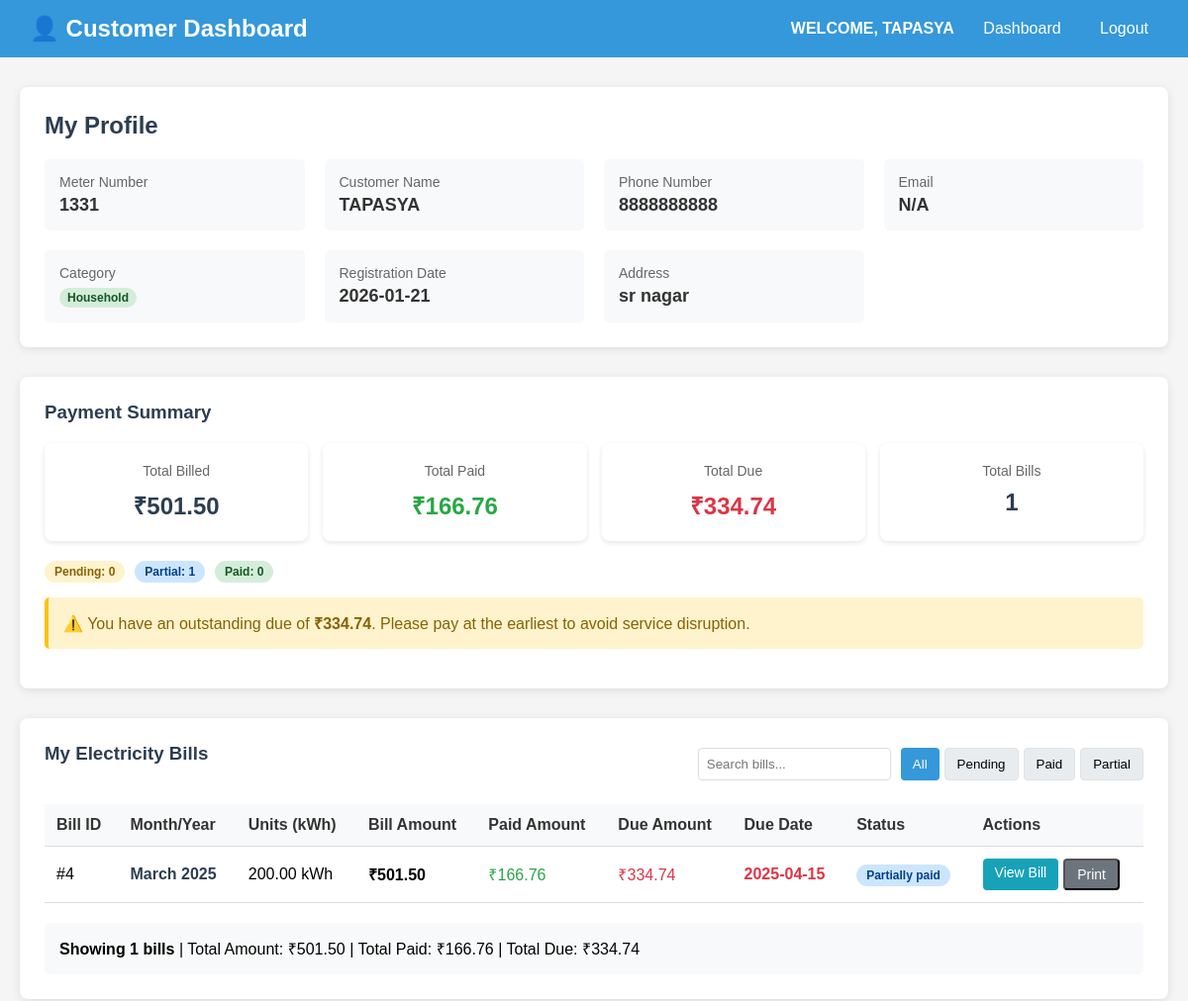
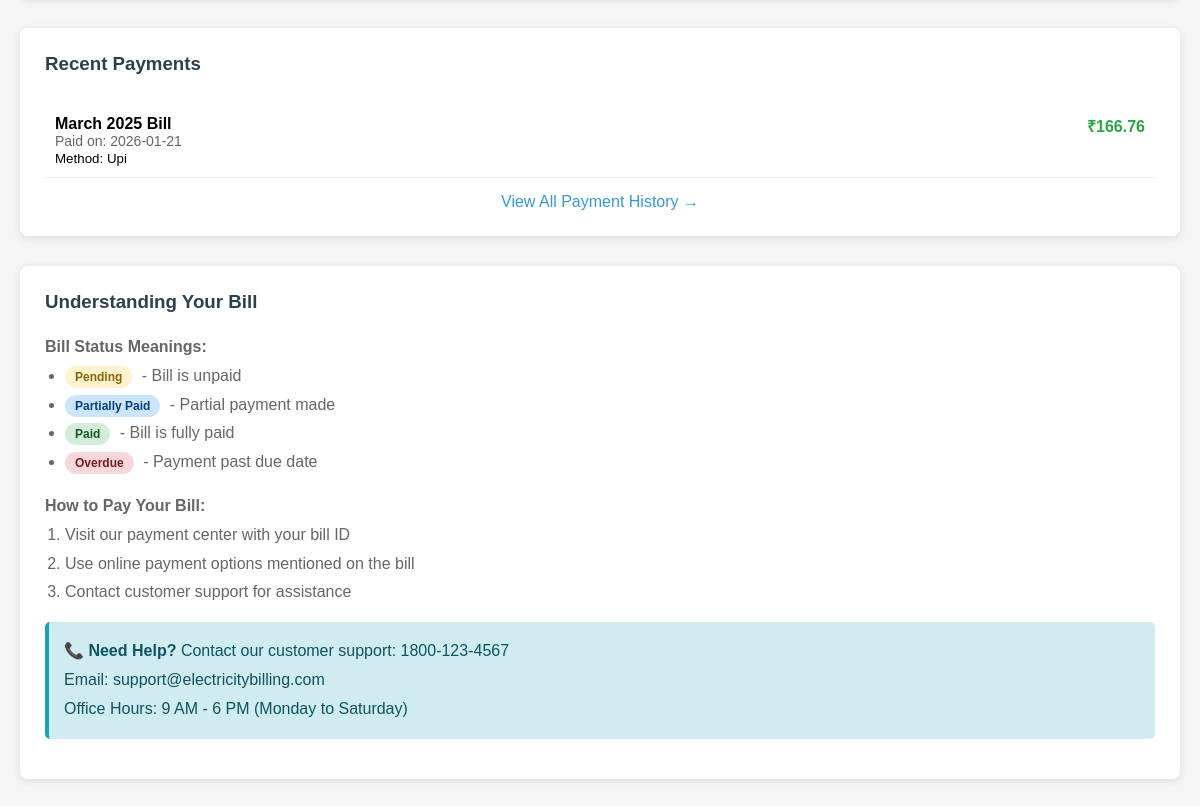
Screenshot of /customer.php (signed in) with the database file from the repository (2 pictures, top to bottom).
### tables this page shows
CREATE TABLE IF NOT EXISTS `customer` (
  `number` int(11) NOT NULL,
  `name` varchar(100) NOT NULL,
  `phone` varchar(15) DEFAULT NULL,
  `address` text,
  `email` varchar(100) DEFAULT NULL,
  `category` varchar(20) DEFAULT 'household',
  `reg_date` date DEFAULT NULL,
  PRIMARY KEY (`number`)
);

CREATE TABLE IF NOT EXISTS `bill` (
  `id` int(11) NOT NULL AUTO_INCREMENT,
  `number` int(11) DEFAULT NULL,
  `month` int(11) DEFAULT NULL,
  `year` int(11) DEFAULT NULL,
  `units` decimal(10,2) DEFAULT NULL,
  `amount` decimal(10,2) DEFAULT NULL,
  `gst` decimal(10,2) DEFAULT NULL,
  `fine` decimal(10,2) DEFAULT NULL,
  `prev_due` decimal(10,2) DEFAULT NULL,
  `total` decimal(10,2) DEFAULT NULL,
  `due_date` date DEFAULT NULL,
  `status` varchar(20) DEFAULT 'pending',
  `service_number` varchar(50) DEFAULT NULL,
  `paid_amount` decimal(10,2) DEFAULT '0.00',
  `remaining_due` decimal(10,2) DEFAULT '0.00',
  `last_payment_date` date DEFAULT NULL,
  PRIMARY KEY (`id`),
  KEY `number` (`number`)
);

CREATE TABLE IF NOT EXISTS `payments` (
  `id` int(11) NOT NULL AUTO_INCREMENT,
  `bill_id` int(11) DEFAULT NULL,
  `customer_number` int(11) DEFAULT NULL,
  `amount_paid` decimal(10,2) DEFAULT NULL,
  `payment_date` date DEFAULT NULL,
  `payment_method` varchar(50) DEFAULT NULL,
  `transaction_id` varchar(100) DEFAULT NULL,
  `status` varchar(20) DEFAULT 'completed',
  PRIMARY KEY (`id`),
  KEY `bill_id` (`bill_id`)
);

### customer.php (the view, shortened to what this page needs)
<?php
include "config.php";
$customer_number = $_SESSION['number'];
$customer_sql = "SELECT * FROM customer WHERE number = '$customer_number'";
$customer_result = mysqli_query($conn, $customer_sql);
$customer = mysqli_fetch_assoc($customer_result);
$bills_sql = "SELECT * FROM bill WHERE number = '$customer_number' ORDER BY year DESC, month DESC";
$bills_result = mysqli_query($conn, $bills_sql);
$summary_sql = "SELECT
    COUNT(*) as total_bills,
    SUM(total) as total_billed,
    SUM(paid_amount) as total_paid,
    SUM(remaining_due) as total_due,
    COUNT(CASE WHEN status = 'pending' THEN 1 END) as pending_count,
    COUNT(CASE WHEN status = 'partially_paid' THEN 1 END) as partial_count,
    COUNT(CASE WHEN status = 'paid' THEN 1 END) as paid_count
    FROM bill
    WHERE number = '$customer_number'";
$summary_result = mysqli_query($conn, $summary_sql);
$summary = mysqli_fetch_assoc($summary_result);
$payments_sql = "SELECT p.*, b.month, b.year
                 FROM payments p
                 JOIN bill b ON p.bill_id = b.id
                 WHERE p.customer_number = '$customer_number'
                 ORDER BY p.payment_date DESC
                 LIMIT 5";
$payments_result = mysqli_query($conn, $payments_sql);
?>
<!DOCTYPE html>
<html>
<head>
</head>
<body>
    <div class="header">
        <div class="logo">👤 Customer Dashboard</div>
        <div class="nav">
            <span style="text-transform: uppercase; font-weight: bold;">Welcome, <?php echo htmlspecialchars(strtoupper($customer['name'])); ?></span>
            <a href="customer.php">Dashboard</a>
            <a href="logout.php">Logout</a>
        </div>
    </div>
    <div class="container">
        <div class="card">
            <h2>My Profile</h2>
            <div class="profile-info">
                <div class="info-item">
                    <div class="info-label">Meter Number</div>
                    <div class="info-value"><?php echo $customer['number']; ?></div>
                </div>
                <div class="info-item">
                    <div class="info-label">Customer Name</div>
                    <div class="info-value" style="text-transform: uppercase; font-weight: bold;"><?php echo htmlspecialchars(strtoupper($customer['name'])); ?></div>
                </div>
                <div class="info-item">
                    <div class="info-label">Phone Number</div>
                    <div class="info-value"><?php echo $customer['phone']; ?></div>
                </div>
                <div class="info-item">
                    <div class="info-label">Email</div>
                    <div class="info-value"><?php echo $customer['email'] ? htmlspecialchars($customer['email']) : 'N/A'; ?></div>
                </div>
                <div class="info-item">
                    <div class="info-label">Category</div>
                    <div class="info-value">
                        <span class="badge <?php echo $customer['category']; ?>">
                            <?php echo ucfirst($customer['category']); ?>
                        </span>
                    </div>
                </div>
                <div class="info-item">
                    <div class="info-label">Registration Date</div>
                    <div class="info-value"><?php echo $customer['reg_date']; ?></div>
                </div>
                <div class="info-item">
                    <div class="info-label">Address</div>
                    <div class="info-value"><?php echo htmlspecialchars($customer['address']); ?></div>
                </div>
            </div>
        </div>
        <div class="card">
            <h3>Payment Summary</h3>
            <div class="summary-cards">
                <div class="summary-card total-billed">
                    <div class="summary-label">Total Billed</div>
                    <div class="summary-value">₹<?php echo number_format($summary['total_billed'] ?? 0, 2); ?></div>
                </div>
                <div class="summary-card total-paid">
                    <div class="summary-label">Total Paid</div>
                    <div class="summary-value">₹<?php echo number_format($summary['total_paid'] ?? 0, 2); ?></div>
                </div>
                <div class="summary-card total-due">
                    <div class="summary-label">Total Due</div>
                    <div class="summary-value">₹<?php echo number_format($summary['total_due'] ?? 0, 2); ?></div>
                </div>
                <div class="summary-card">
                    <div class="summary-label">Total Bills</div>
                    <div class="summary-value"><?php echo $summary['total_bills'] ?? 0; ?></div>
                </div>
            </div>
            <div class="bill-status">
                <span class="status-badge pending">Pending: <?php echo $summary['pending_count'] ?? 0; ?></span>
                <span class="status-badge partially_paid">Partial: <?php echo $summary['partial_count'] ?? 0; ?></span>
                <span class="status-badge paid">Paid: <?php echo $summary['paid_count'] ?? 0; ?></span>
            </div>
            <?php if(($summary['total_due'] ?? 0) > 0): ?>
            <div class="alert alert-warning">
                ⚠️ You have an outstanding due of <strong>₹<?php echo number_format($summary['total_due'], 2); ?></strong>.
                Please pay at the earliest to avoid service disruption.
            </div>
            <?php endif; ?>
        </div>
        <div class="card">
            <div style="display: flex; justify-content: space-between; align-items: center; margin-bottom: 20px;">
                <h3>My Electricity Bills</h3>
                <div style="display: flex; gap: 10px; align-items: center;">
                    <input type="text" id="search" placeholder="Search bills..." onkeyup="searchBills()"
                           style="padding: 8px; border: 1px solid #ddd; border-radius: 4px;">
                    <div style="display: flex; gap: 5px;">
                        <button class="filter-btn active" onclick="filterBills('all')" style="padding: 8px 12px; background: #3498db; color: white; border: none; border-radius: 4px; cursor: pointer;">All</button>
                        <button class="filter-btn" onclick="filterBills('pending')" style="padding: 8px 12px; background: #e9ecef; border: 1px solid #dee2e6; border-radius: 4px; cursor: pointer;">Pending</button>
                        <button class="filter-btn" onclick="filterBills('paid')" style="padding: 8px 12px; background: #e9ecef; border: 1px solid #dee2e6; border-radius: 4px; cursor: pointer;">Paid</button>
                        <button class="filter-btn" onclick="filterBills('partially_paid')" style="padding: 8px 12px; background: #e9ecef; border: 1px solid #dee2e6; border-radius: 4px; cursor: pointer;">Partial</button>
                    </div>
                </div>
            </div>
            <?php if(mysqli_num_rows($bills_result) > 0): ?>
                <table>
                    <thead>
                        <tr>
                            <th>Bill ID</th>
                            <th>Month/Year</th>
                            <th>Units (kWh)</th>
                            <th>Bill Amount</th>
                            <th>Paid Amount</th>
                            <th>Due Amount</th>
                            <th>Due Date</th>
                            <th>Status</th>
                            <th>Actions</th>
                        </tr>
                    </thead>
                    <tbody>
                        <?php while($bill = mysqli_fetch_assoc($bills_result)):
                            $paid = $bill['paid_amount'] ?? 0;
                            $due = $bill['remaining_due'] ?? $bill['total'];
                            $status = strtolower($bill['status']);
                            $month_name = date('F', mktime(0,0,0,$bill['month'],1));
                        ?>
                        <tr>
                            <td>#<?php echo $bill['id']; ?></td>
                            <td class="month-year"><?php echo $month_name . ' ' . $bill['year']; ?></td>
                            <td><?php echo $bill['units']; ?> kWh</td>
                            <td><strong>₹<?php echo number_format($bill['total'], 2); ?></strong></td>
                            <td style="color: #28a745;">₹<?php echo number_format($paid, 2); ?></td>
                            <td style="color: #dc3545;">₹<?php echo number_format($due, 2); ?></td>
                            <td class="due-date"><?php echo $bill['due_date']; ?></td>
                            <td>
                                <span class="status-badge <?php echo $status; ?>">
                                    <?php
                                    $status_text = ucfirst(str_replace('_', ' ', $bill['status']));
                                    echo $status_text;
                                    ?>
                                </span>
                            </td>
                            <td>
                                <div class="action-buttons">
                                    <a href="print_bill.php?id=<?php echo $bill['id']; ?>" class="btn btn-view" target="_blank">View Bill</a>
                                    <button onclick="printBill(<?php echo $bill['id']; ?>)" class="btn btn-print">Print</button>
                                </div>
                            </td>
                        </tr>
                        <?php endwhile; ?>
                    </tbody>
                </table>
                <div style="margin-top: 20px; padding: 15px; background: #f8f9fa; border-radius: 5px;">
                    <strong>Showing <?php echo mysqli_num_rows($bills_result); ?> bills</strong> |
                    Total Amount: ₹<?php echo number_format($summary['total_billed'] ?? 0, 2); ?> |
                    Total Paid: ₹<?php echo number_format($summary['total_paid'] ?? 0, 2); ?> |
                    Total Due: ₹<?php echo number_format($summary['total_due'] ?? 0, 2); ?>
                </div>
            <?php endif; ?>
        </div>
        <div class="card">
            <h3>Recent Payments</h3>
            <?php if(mysqli_num_rows($payments_result) > 0): ?>
                <div class="payment-history">
                    <?php while($payment = mysqli_fetch_assoc($payments_result)):
                        $payment_month = date('F', mktime(0,0,0,$payment['month'],1));
                    ?>
                    <div class="payment-item">
                        <div>
                            <strong><?php echo $payment_month . ' ' . $payment['year']; ?> Bill</strong>
                            <div class="payment-date">Paid on: <?php echo $payment['payment_date']; ?></div>
                            <small>Method: <?php echo ucfirst($payment['payment_method']); ?></small>
                        </div>
                        <div class="payment-amount">
                            ₹<?php echo number_format($payment['amount_paid'], 2); ?>
                        </div>
                    </div>
                    <?php endwhile; ?>
                </div>
                <div style="text-align: center; margin-top: 15px;">
                    <a href="payment_history.php" style="color: #3498db; text-decoration: none;">View All Payment History →</a>
                </div>
            <?php else: ?>
                <p style="color: #666; text-align: center; padding: 20px;">No payment history found.</p>
            <?php endif; ?>
        </div>
        <div class="card">
            <h3>Understanding Your Bill</h3>
            <div style="color: #666; line-height: 1.8;">
                <p><strong>Bill Status Meanings:</strong></p>
                <ul style="margin-left: 20px; margin-bottom: 15px;">
                    <li><span class="status-badge pending" style="margin-right: 5px;">Pending</span> - Bill is unpaid</li>
                    <li><span class="status-badge partially_paid" style="margin-right: 5px;">Partially Paid</span> - Partial payment made</li>
                    <li><span class="status-badge paid" style="margin-right: 5px;">Paid</span> - Bill is fully paid</li>
                    <li><span class="status-badge overdue" style="margin-right: 5px;">Overdue</span> - Payment past due date</li>
                </ul>
                <p><strong>How to Pay Your Bill:</strong></p>
                <ol style="margin-left: 20px; margin-bottom: 15px;">
                    <li>Visit our payment center with your bill ID</li>
                    <li>Use online payment options mentioned on the bill</li>
                    <li>Contact customer support for assistance</li>
                </ol>
                <div class="alert alert-info">
                    <strong>📞 Need Help?</strong> Contact our customer support: 1800-123-4567<br>
                    Email: support@electricitybilling.com<br>
                    Office Hours: 9 AM - 6 PM (Monday to Saturday)
                </div>
            </div>
        </div>
    </div>
</body>
</html>

### rows the page displays
customer: name "TAPASYA", number "1331", phone "8888888888", category "Household", reg_date "2026-01-21", address "sr nagar"
bill: id "4", month "March", year "2025", units "200.00", total "501.50", paid_amount "166.76", remaining_due "334.74", due_date "2025-04-15", status "Partially paid"
payments: bill.month "March", bill.year "2025", payment_date "2026-01-21", payment_method "Upi", amount_paid "166.76"

### other values shown
$summary['total_billed'] "501.50"
$summary['total_paid'] "166.76"
$summary['total_due'] "334.74"
$summary['total_bills'] "1"
$summary['pending_count'] "0"
$summary['partial_count'] "1"
$summary['paid_count'] "0"
mysqli_num_rows($bills_result) "1"
